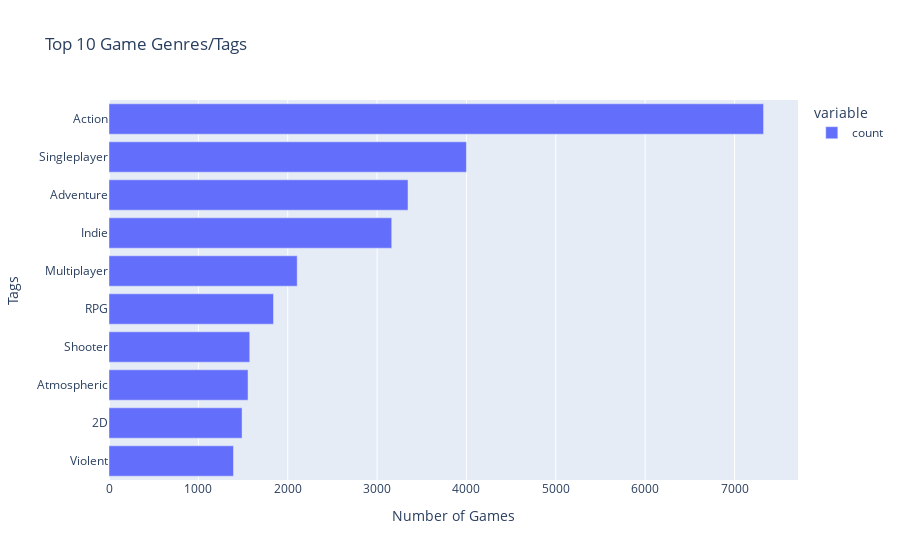

Here is the notebook cell this chart was saved with:
### Code cell
s1['tags'] = s1['tags'].fillna('')
s1['tag_list'] = s1['tags'].str.split(',')
tags = s1.explode('tag_list')
tags['tag_list'] = tags['tag_list'].str.strip()
tags = tags[tags['tag_list'] != '']

tag_counts = tags['tag_list'].value_counts().head(10)

fig2 = px.bar(tag_counts[::-1], orientation='h', title='Top 10 Game Genres/Tags')
fig2.update_layout(yaxis_title='Tags', xaxis_title='Number of Games')
fig2.show()

### Figure 1 — Plotly figure (JSON) as saved in the notebook; plotly's stock layout.template omitted (floating-point values rounded to 4 significant figures)
{"data": [{"alignmentgroup": "True", "hovertemplate": "variable=count<br>value=%{x}<br>tag_list=%{y}<extra></extra>", "legendgroup": "count", "marker": {"color": "#636efa", "pattern": {"shape": ""}}, "name": "count", "offsetgroup": "count", "orientation": "h", "showlegend": true, "textposition": "auto", "type": "bar", "x": [1393, 1489, 1556, 1575, 1841, 2106, 3164, 3346, 4000, 7325], "xaxis": "x", "y": ["Violent", "2D", "Atmospheric", "Shooter", "RPG", "Multiplayer", "Indie", "Adventure", "Singleplayer", "Action"], "yaxis": "y"}], "layout": {"autosize": true, "barmode": "relative", "legend": {"title": {"text": "variable"}, "tracegroupgap": 0}, "title": {"text": "Top 10 Game Genres/Tags"}, "xaxis": {"anchor": "y", "autorange": true, "domain": [0, 1], "range": [0, 7711.0], "title": {"text": "Number of Games"}, "type": "linear"}, "yaxis": {"anchor": "x", "autorange": true, "domain": [0, 1], "range": [-0.5, 9.5], "title": {"text": "Tags"}, "type": "category"}}}
